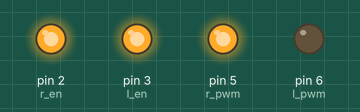
The sketch below on a simulated Arduino Uno, built with avr-gcc and run on an emulated ATmega328P. Shown: output pins drawn as LEDs (lit = HIGH).

Above: at 0.1 s.
Timing chart, 0 to 1.6 s (numbered marks = the images above):
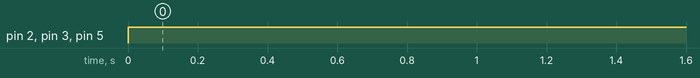

The sketch:

Code_BTS7960.ino
```cpp
//YouTube|Tech at Home

int r_en = 2;
int l_en = 3;

//Use PWM pins
int r_pwm = 5;
int l_pwm = 6;


void setup()
{
  pinMode(2, OUTPUT);
  pinMode(3, OUTPUT);
  pinMode(5, OUTPUT);
  pinMode(6, OUTPUT);
}

void loop()
{
  //To enable forward and backward
  digitalWrite(r_en, HIGH);
  digitalWrite(l_en, HIGH);

  //RPM in forward and backward
  analogWrite(r_pwm, 255);
  analogWrite(l_pwm, 0);
}
```

Measured:
- by itself, pin 2 (r_en), pin 3 (l_en), pin 5 (r_pwm): LOW → HIGH at 0.00 s
